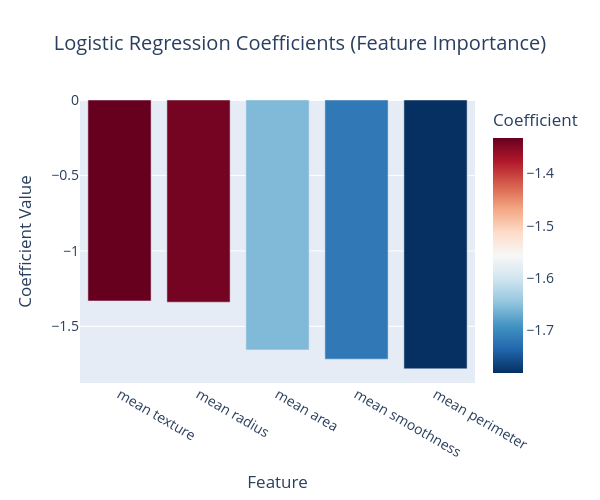

The notebook cell saved with this chart:
### Markdown cell above
## 5. Visualisation: Coefficients

We visualise the logistic regression coefficients to interpret feature importance.

### Code cell
# %% Coefficient Visualisation
coef_df = pd.DataFrame({
    'Feature': feature_names,
    'Coefficient': model.coef_[0]
})
coef_df = coef_df.sort_values('Coefficient', ascending=False)

fig_coef = px.bar(
    coef_df,
    x='Feature',
    y='Coefficient',
    color='Coefficient',
    color_continuous_scale='RdBu_r',
    title='Logistic Regression Coefficients (Feature Importance)'
)
fig_coef.update_layout(
    title_x=0.5,
    xaxis_title='Feature',
    yaxis_title='Coefficient Value',
    font=dict(size=14),
    width=600,
    height=500
)
fig_coef.show()

# Static version
plt.figure(figsize=(8, 5))
colors = ['green' if c > 0 else 'red' for c in coef_df['Coefficient']]
plt.bar(coef_df['Feature'], coef_df['Coefficient'], color=colors)
plt.axhline(0, color='black', linestyle='-', linewidth=0.5)
plt.xlabel('Feature')
plt.ylabel('Coefficient')
plt.title('Logistic Regression Coefficients')
plt.xticks(rotation=45)
plt.tight_layout()
plt.savefig('plots/logistic_coefficients.png', dpi=300)
plt.show()

### Figure 1 — Plotly figure (JSON) as saved in the notebook; plotly's stock layout.template omitted (floating-point values rounded to 4 significant figures)
{"data": [{"hovertemplate": "Feature=%{x}<br>Coefficient=%{marker.color}<extra></extra>", "legendgroup": "", "marker": {"color": [-1.332, -1.34, -1.656, -1.718, -1.782], "coloraxis": "coloraxis", "pattern": {"shape": ""}}, "name": "", "orientation": "v", "showlegend": false, "textposition": "auto", "type": "bar", "x": ["mean texture", "mean radius", "mean area", "mean smoothness", "mean perimeter"], "xaxis": "x", "y": [-1.332, -1.34, -1.656, -1.718, -1.782], "yaxis": "y"}], "layout": {"barmode": "relative", "coloraxis": {"autocolorscale": false, "colorbar": {"title": {"text": "Coefficient"}}, "colorscale": [[0, "rgb(5,48,97)"], [0.1, "rgb(33,102,172)"], [0.2, "rgb(67,147,195)"], [0.3, "rgb(146,197,222)"], [0.4, "rgb(209,229,240)"], [0.5, "rgb(247,247,247)"], [0.6, "rgb(253,219,199)"], [0.7, "rgb(244,165,130)"], [0.8, "rgb(214,96,77)"], [0.9, "rgb(178,24,43)"], [1, "rgb(103,0,31)"]]}, "font": {"size": 14}, "height": 500, "legend": {"tracegroupgap": 0}, "title": {"text": "Logistic Regression Coefficients (Feature Importance)", "x": 0.5}, "width": 600, "xaxis": {"anchor": "y", "domain": [0, 1], "title": {"text": "Feature"}}, "yaxis": {"anchor": "x", "domain": [0, 1], "title": {"text": "Coefficient Value"}}}}
